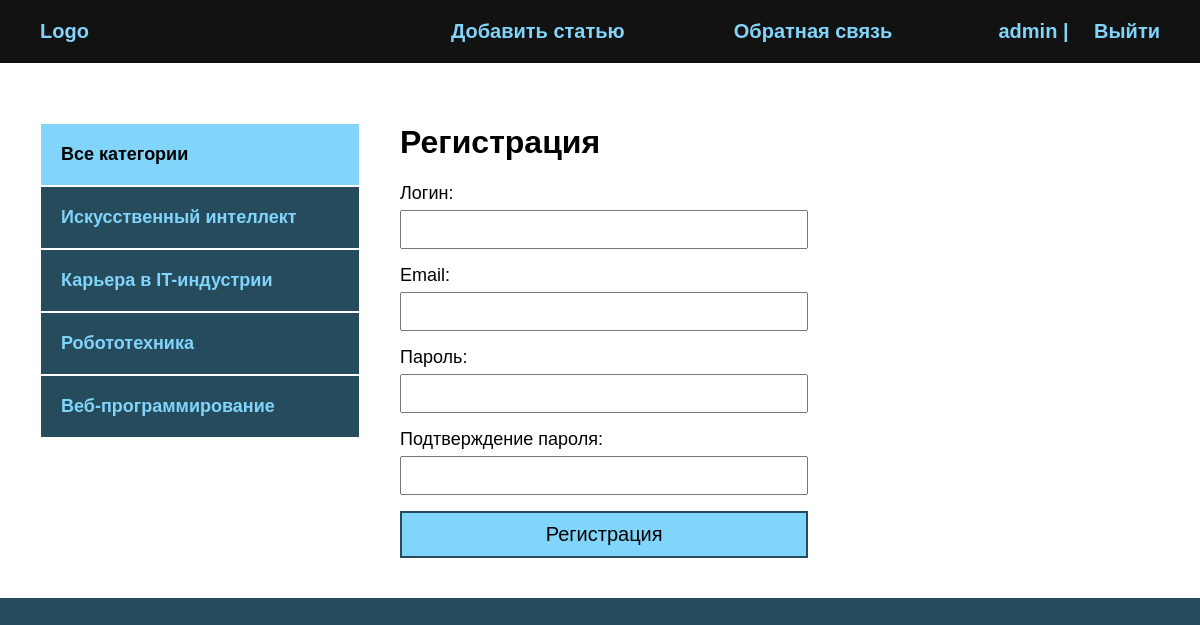
The page /register/ (signed in) on the database its author committed.
### blog/models.py (models this page shows, shortened)
class Category(models.Model):
    name = models.CharField(max_length=100, verbose_name='Категория')
    slug = models.SlugField(max_length=100, unique=True, verbose_name="URL")
    def get_absolute_url(self):
        return reverse('category', kwargs={'cat_slug': self.slug})
    class Meta:
        verbose_name = "категорию"
        verbose_name_plural = "Категории"

### blog/views.py (the view, shortened to what this page needs)
# urls.py: path('register/', RegisterUser.as_view(), name='register'),
class RegisterUser(DataMixin, CreateView):
    form_class = RegisterUserForm
    template_name = 'blog/register.html'
    success_url = reverse_lazy('login')
    def get_context_data(self, *, object_list=None, **kwargs):
        context = super().get_context_data(**kwargs)
        c_def = self.get_user_context(title="Регистрация")
        return dict(list(context.items()) + list(c_def.items()))

### blog/forms.py
class RegisterUserForm(UserCreationForm):
    username = forms.CharField(label="Логин", widget=forms.TextInput(attrs={'class': 'form-input'}))
    email = forms.EmailField(label="Email", widget=forms.EmailInput(attrs={'class': 'form-input'}))
    password1 = forms.CharField(label='Пароль', widget=forms.PasswordInput(attrs={'class': 'form-input'}))
    password2 = forms.CharField(label='Подтверждение пароля', widget=forms.PasswordInput(attrs={'class': 'form-input'}))
    class Meta:
        model = User
        fields = ('username', 'email', 'password1', 'password2')

### blog/utils.py (called while the page is built)
    def get_user_context(self, **kwargs):
        context = kwargs
        cats = Category.objects.annotate(Count('blog'))
        user_menu = menu.copy()
        if not self.request.user.is_authenticated:
            user_menu.pop(0)
        context['menu'] = user_menu
        context['cats'] = cats
        if 'cat_selected' not in context:
            context['cat_selected'] = 0
        return context

### blog/templates/blog/register.html (shortened to what this page needs)
{% extends 'blog/base.html' %}
{% block content %}
<h1>{{ title }}</h1>
<form method="post">
    {{ form.as_p }}
    <button>Регистрация</button>
</form>
{% endblock %}

### blog/templates/blog/base.html (shortened to what this page needs)
<!DOCTYPE html>
{% load static %}
{% load blog_tags %}
<html lang="en">
<head>
    <link rel="stylesheet" href="{% static 'css/style.css' %}">
</head>
<body>
<div class="header">
    <div class="wrap">
        <ul class="mainmenu">
            <li class="logo"><a href="{% url 'index' %}">Logo</a></li>
            {% for m in menu %}
            <li class="last"><a href="{% url m.url_name %}">{{ m.title }}</a></li>
            {% endfor %}
            {% if request.user.is_authenticated %}
            <li class="last"> {{ user.username }} | <a href="{% url 'logout' %}">Выйти</a></li>
            {% else %}
            <li class="last"><a href="{% url 'register' %}">Регистрация</a> | <a href="{% url 'login' %}">Войти</a></li>
            {% endif %}
        </ul>
    </div>
</div>
<div class="content">
    <div class="wrap">
        <div class="sidebar">
            <ul>
                {% if cat_selected == 0 %}
                <li class="selected">Все категории</li>
                {% else %}
                <li><a href="{% url 'index' %}">Все категории</a></li>
                {% endif %}
                {% for c in cats %}
                {% if c.blog__count > 0 %}
                {% if c.pk == cat_selected %}
                <li class="selected">{{ c.name }}</li>
                {% else %}
                <li><a href="{{ c.get_absolute_url }}">{{ c.name }}</a></li>
                {% endif %}
                {% endif %}
                {% endfor %}
            </ul>
        </div>
        <div class="main">
            {% block content %}
            {% endblock %}
        </div>
    </div>
</div>
</body>
</html>

### blog/static/css/style.css (style rules this page uses)
body { margin: 0; padding: 0; background: #264b5d; font-family: Verdana, Geneva, Tahoma, sans-serif; }
.wrap { max-width: 1200px; margin: 0 auto; }
.content .wrap { background: #FFF; padding: 40px; box-sizing: border-box; display: flex; }
ul { list-style: none; margin: 0; padding: 0; }
a { color: #81d4fa; text-decoration: none; padding: 20px; }
.header { background: #121212; }
.mainmenu { display: flex; align-items: center; justify-content: space-between; font-size: 20px; font-weight: bold; padding: 20px; }
.logo { flex-basis: 40%; }
.last { flex-basis: 30%; text-align: right; color:#81d4fa; }
.sidebar ul { width: 320px; margin-right: 40px; margin-top: 20px; }
.sidebar a { padding: 20px; display: block; border: 1px solid #FFF; background: #264b5d; font-weight: bold; font-size: 18px; }
.selected { font-size: 18px; padding: 20px; border: 1px solid #FFF; font-weight: bold; background: #81d4fa; }
.form-input { width: 100%; padding: 10px; box-sizing: border-box; }
button { background: #81d4fa; border: 2px solid #264b5d; width: 100%; padding: 10px; font-size: 20px; cursor: pointer; }
form label { font-size: 18px; }
input, textarea { width: 100%; margin-top: 6px; padding: 6px; box-sizing: border-box; }
label { font-size: 20px; }
.last a { display: inline; }

### rows shown on the page
Category: name "Искусственный интеллект"
Category: name "Карьера в IT-индустрии"
Category: name "Робототехника"
Category: name "Веб-программирование"

### other values the page prints
{{ m.title }} "Добавить статью" "Обратная связь"
{{ user.username }} "admin"
{{ title }} "Регистрация"
